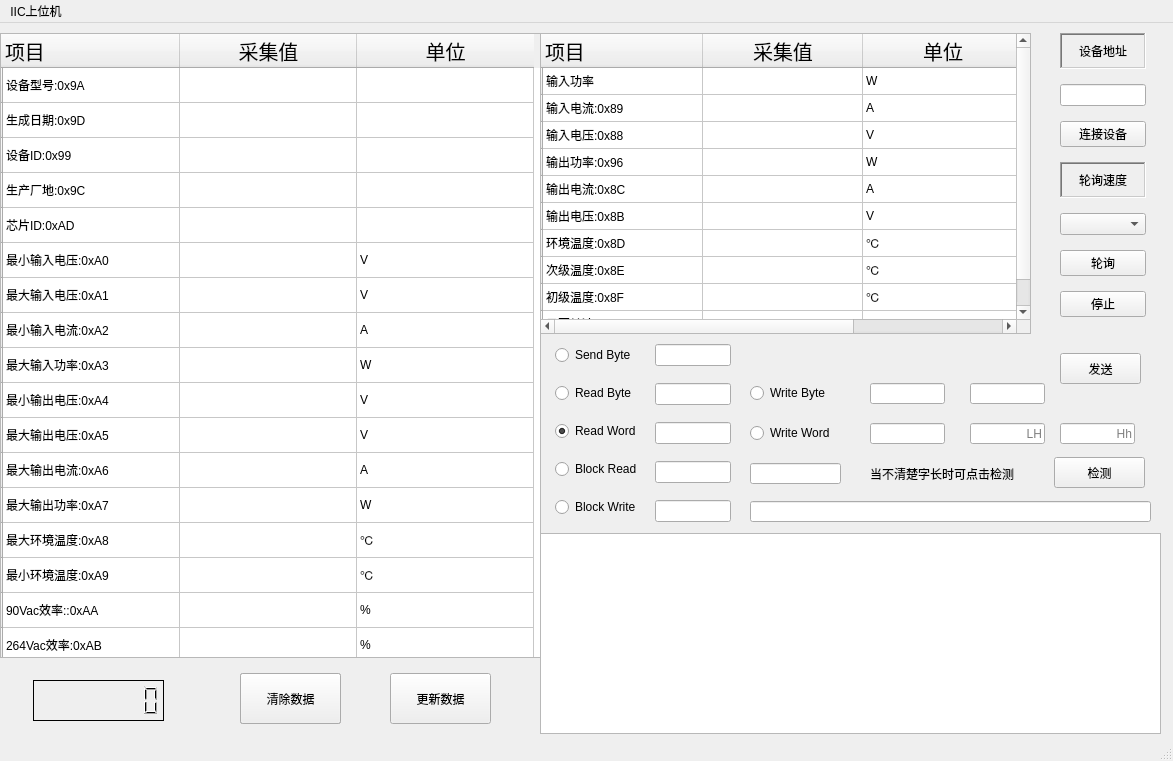
<?xml version="1.0" encoding="UTF-8"?>
<ui version="4.0">
 <class>MainWindow</class>
 <widget class="QMainWindow" name="MainWindow">
  <property name="geometry">
   <rect>
    <x>0</x>
    <y>0</y>
    <width>1173</width>
    <height>761</height>
   </rect>
  </property>
  <property name="windowTitle">
   <string>MainWindow</string>
  </property>
  <widget class="QWidget" name="centralwidget">
   <widget class="QPlainTextEdit" name="statePlainTextEdit">
    <property name="geometry">
     <rect>
      <x>540</x>
      <y>510</y>
      <width>621</width>
      <height>201</height>
     </rect>
    </property>
   </widget>
   <widget class="QWidget" name="layoutWidget1">
    <property name="geometry">
     <rect>
      <x>1060</x>
      <y>10</y>
      <width>86</width>
      <height>284</height>
     </rect>
    </property>
    <layout class="QVBoxLayout" name="verticalLayout">
     <property name="spacing">
      <number>15</number>
     </property>
     <item>
      <widget class="QLabel" name="label">
       <property name="frameShape">
        <enum>QFrame::WinPanel</enum>
       </property>
       <property name="frameShadow">
        <enum>QFrame::Sunken</enum>
       </property>
       <property name="text">
        <string>设备地址</string>
       </property>
       <property name="alignment">
        <set>Qt::AlignCenter</set>
       </property>
      </widget>
     </item>
     <item>
      <widget class="QLineEdit" name="SlaveAddressLineEdit">
       <property name="layoutDirection">
        <enum>Qt::RightToLeft</enum>
       </property>
      </widget>
     </item>
     <item>
      <widget class="QPushButton" name="openButton">
       <property name="text">
        <string>连接设备</string>
       </property>
      </widget>
     </item>
     <item>
      <widget class="QLabel" name="label_2">
       <property name="frameShape">
        <enum>QFrame::WinPanel</enum>
       </property>
       <property name="frameShadow">
        <enum>QFrame::Sunken</enum>
       </property>
       <property name="text">
        <string>轮询速度</string>
       </property>
       <property name="alignment">
        <set>Qt::AlignCenter</set>
       </property>
      </widget>
     </item>
     <item>
      <widget class="QComboBox" name="pollComboBox"/>
     </item>
     <item>
      <widget class="QPushButton" name="pollPushButton">
       <property name="text">
        <string>轮询</string>
       </property>
      </widget>
     </item>
     <item>
      <widget class="QPushButton" name="stopPushButton">
       <property name="text">
        <string>停止</string>
       </property>
      </widget>
     </item>
    </layout>
   </widget>
   <widget class="QLCDNumber" name="timelcdNumber">
    <property name="geometry">
     <rect>
      <x>33</x>
      <y>657</y>
      <width>131</width>
      <height>41</height>
     </rect>
    </property>
    <property name="frameShape">
     <enum>QFrame::Box</enum>
    </property>
    <property name="frameShadow">
     <enum>QFrame::Plain</enum>
    </property>
    <property name="digitCount">
     <number>8</number>
    </property>
   </widget>
   <widget class="QTableWidget" name="deviceInfoTableWidget">
    <property name="geometry">
     <rect>
      <x>0</x>
      <y>10</y>
      <width>541</width>
      <height>625</height>
     </rect>
    </property>
    <property name="verticalScrollBarPolicy">
     <enum>Qt::ScrollBarAlwaysOff</enum>
    </property>
    <property name="horizontalScrollBarPolicy">
     <enum>Qt::ScrollBarAlwaysOff</enum>
    </property>
    <property name="sizeAdjustPolicy">
     <enum>QAbstractScrollArea::AdjustIgnored</enum>
    </property>
    <property name="gridStyle">
     <enum>Qt::SolidLine</enum>
    </property>
    <property name="sortingEnabled">
     <bool>false</bool>
    </property>
    <property name="rowCount">
     <number>17</number>
    </property>
    <attribute name="horizontalHeaderMinimumSectionSize">
     <number>19</number>
    </attribute>
    <attribute name="horizontalHeaderDefaultSectionSize">
     <number>177</number>
    </attribute>
    <attribute name="verticalHeaderMinimumSectionSize">
     <number>21</number>
    </attribute>
    <attribute name="verticalHeaderDefaultSectionSize">
     <number>35</number>
    </attribute>
    <attribute name="verticalHeaderShowSortIndicator" stdset="0">
     <bool>false</bool>
    </attribute>
    <row>
     <property name="text">
      <string/>
     </property>
     <property name="textAlignment">
      <set>AlignCenter</set>
     </property>
    </row>
    <row>
     <property name="text">
      <string/>
     </property>
     <property name="textAlignment">
      <set>AlignTrailing|AlignVCenter</set>
     </property>
    </row>
    <row>
     <property name="text">
      <string/>
     </property>
     <property name="textAlignment">
      <set>AlignCenter</set>
     </property>
    </row>
    <row>
     <property name="text">
      <string/>
     </property>
    </row>
    <row>
     <property name="text">
      <string/>
     </property>
    </row>
    <row>
     <property name="text">
      <string/>
     </property>
    </row>
    <row>
     <property name="text">
      <string/>
     </property>
    </row>
    <row>
     <property name="text">
      <string/>
     </property>
    </row>
    <row>
     <property name="text">
      <string/>
     </property>
    </row>
    <row>
     <property name="text">
      <string/>
     </property>
    </row>
    <row>
     <property name="text">
      <string/>
     </property>
    </row>
    <row>
     <property name="text">
      <string/>
     </property>
    </row>
    <row>
     <property name="text">
      <string/>
     </property>
    </row>
    <row>
     <property name="text">
      <string/>
     </property>
    </row>
    <row>
     <property name="text">
      <string/>
     </property>
    </row>
    <row>
     <property name="text">
      <string/>
     </property>
    </row>
    <row>
     <property name="text">
      <string/>
     </property>
    </row>
    <column>
     <property name="text">
      <string>项目</string>
     </property>
     <property name="font">
      <font>
       <family>楷体</family>
       <pointsize>15</pointsize>
      </font>
     </property>
     <property name="textAlignment">
      <set>AlignLeading|AlignVCenter</set>
     </property>
    </column>
    <column>
     <property name="text">
      <string>采集值</string>
     </property>
     <property name="font">
      <font>
       <family>楷体</family>
       <pointsize>15</pointsize>
      </font>
     </property>
    </column>
    <column>
     <property name="text">
      <string>单位</string>
     </property>
     <property name="font">
      <font>
       <family>楷体</family>
       <pointsize>15</pointsize>
      </font>
     </property>
    </column>
    <item row="0" column="0">
     <property name="text">
      <string>设备型号:0x9A</string>
     </property>
    </item>
    <item row="0" column="1">
     <property name="text">
      <string/>
     </property>
     <property name="textAlignment">
      <set>AlignCenter</set>
     </property>
    </item>
    <item row="1" column="0">
     <property name="text">
      <string>生成日期:0x9D</string>
     </property>
    </item>
    <item row="1" column="1">
     <property name="text">
      <string/>
     </property>
     <property name="textAlignment">
      <set>AlignCenter</set>
     </property>
    </item>
    <item row="2" column="0">
     <property name="text">
      <string>设备ID:0x99</string>
     </property>
    </item>
    <item row="2" column="1">
     <property name="text">
      <string/>
     </property>
     <property name="textAlignment">
      <set>AlignCenter</set>
     </property>
    </item>
    <item row="3" column="0">
     <property name="text">
      <string>生产厂地:0x9C</string>
     </property>
    </item>
    <item row="3" column="1">
     <property name="text">
      <string/>
     </property>
     <property name="textAlignment">
      <set>AlignCenter</set>
     </property>
    </item>
    <item row="4" column="0">
     <property name="text">
      <string>芯片ID:0xAD</string>
     </property>
    </item>
    <item row="4" column="1">
     <property name="text">
      <string/>
     </property>
     <property name="textAlignment">
      <set>AlignCenter</set>
     </property>
    </item>
    <item row="5" column="0">
     <property name="text">
      <string>最小输入电压:0xA0</string>
     </property>
    </item>
    <item row="5" column="1">
     <property name="text">
      <string/>
     </property>
     <property name="textAlignment">
      <set>AlignCenter</set>
     </property>
    </item>
    <item row="5" column="2">
     <property name="text">
      <string>V</string>
     </property>
    </item>
    <item row="6" column="0">
     <property name="text">
      <string>最大输入电压:0xA1</string>
     </property>
    </item>
    <item row="6" column="1">
     <property name="text">
      <string/>
     </property>
     <property name="textAlignment">
      <set>AlignCenter</set>
     </property>
    </item>
    <item row="6" column="2">
     <property name="text">
      <string>V</string>
     </property>
    </item>
    <item row="7" column="0">
     <property name="text">
      <string>最小输入电流:0xA2</string>
     </property>
    </item>
    <item row="7" column="1">
     <property name="text">
      <string/>
     </property>
     <property name="textAlignment">
      <set>AlignCenter</set>
     </property>
    </item>
    <item row="7" column="2">
     <property name="text">
      <string>A</string>
     </property>
    </item>
    <item row="8" column="0">
     <property name="text">
      <string>最大输入功率:0xA3</string>
     </property>
    </item>
    <item row="8" column="1">
     <property name="text">
      <string/>
     </property>
     <property name="textAlignment">
      <set>AlignCenter</set>
     </property>
    </item>
    <item row="8" column="2">
     <property name="text">
      <string>W</string>
     </property>
    </item>
    <item row="9" column="0">
     <property name="text">
      <string>最小输出电压:0xA4</string>
     </property>
    </item>
    <item row="9" column="1">
     <property name="text">
      <string/>
     </property>
     <property name="textAlignment">
      <set>AlignCenter</set>
     </property>
    </item>
    <item row="9" column="2">
     <property name="text">
      <string>V</string>
     </property>
    </item>
    <item row="10" column="0">
     <property name="text">
      <string>最大输出电压:0xA5</string>
     </property>
    </item>
    <item row="10" column="1">
     <property name="text">
      <string/>
     </property>
     <property name="textAlignment">
      <set>AlignCenter</set>
     </property>
    </item>
    <item row="10" column="2">
     <property name="text">
      <string>V</string>
     </property>
    </item>
    <item row="11" column="0">
     <property name="text">
      <string>最大输出电流:0xA6</string>
     </property>
    </item>
    <item row="11" column="1">
     <property name="text">
      <string/>
     </property>
     <property name="textAlignment">
      <set>AlignCenter</set>
     </property>
    </item>
    <item row="11" column="2">
     <property name="text">
      <string>A</string>
     </property>
    </item>
    <item row="12" column="0">
     <property name="text">
      <string>最大输出功率:0xA7</string>
     </property>
    </item>
    <item row="12" column="1">
     <property name="text">
      <string/>
     </property>
     <property name="textAlignment">
      <set>AlignCenter</set>
     </property>
    </item>
    <item row="12" column="2">
     <property name="text">
      <string>W</string>
     </property>
    </item>
    <item row="13" column="0">
     <property name="text">
      <string>最大环境温度:0xA8</string>
     </property>
    </item>
    <item row="13" column="1">
     <property name="text">
      <string/>
     </property>
     <property name="textAlignment">
      <set>AlignCenter</set>
     </property>
    </item>
    <item row="13" column="2">
     <property name="text">
      <string>℃</string>
     </property>
    </item>
    <item row="14" column="0">
     <property name="text">
      <string>最小环境温度:0xA9</string>
     </property>
    </item>
    <item row="14" column="1">
     <property name="text">
      <string/>
     </property>
     <property name="textAlignment">
      <set>AlignCenter</set>
     </property>
    </item>
    <item row="14" column="2">
     <property name="text">
      <string>℃</string>
     </property>
    </item>
    <item row="15" column="0">
     <property name="text">
      <string>90Vac效率::0xAA</string>
     </property>
    </item>
    <item row="15" column="1">
     <property name="text">
      <string/>
     </property>
     <property name="textAlignment">
      <set>AlignCenter</set>
     </property>
    </item>
    <item row="15" column="2">
     <property name="text">
      <string>%</string>
     </property>
    </item>
    <item row="16" column="0">
     <property name="text">
      <string>264Vac效率:0xAB</string>
     </property>
    </item>
    <item row="16" column="1">
     <property name="text">
      <string/>
     </property>
     <property name="textAlignment">
      <set>AlignCenter</set>
     </property>
    </item>
    <item row="16" column="2">
     <property name="text">
      <string>%</string>
     </property>
    </item>
   </widget>
   <widget class="QTableWidget" name="workDataTableWidget">
    <property name="geometry">
     <rect>
      <x>540</x>
      <y>10</y>
      <width>491</width>
      <height>301</height>
     </rect>
    </property>
    <attribute name="horizontalHeaderMinimumSectionSize">
     <number>25</number>
    </attribute>
    <attribute name="horizontalHeaderDefaultSectionSize">
     <number>160</number>
    </attribute>
    <attribute name="verticalHeaderDefaultSectionSize">
     <number>27</number>
    </attribute>
    <row>
     <property name="text">
      <string/>
     </property>
    </row>
    <row>
     <property name="text">
      <string/>
     </property>
    </row>
    <row>
     <property name="text">
      <string/>
     </property>
    </row>
    <row>
     <property name="text">
      <string/>
     </property>
    </row>
    <row>
     <property name="text">
      <string/>
     </property>
    </row>
    <row>
     <property name="text">
      <string/>
     </property>
    </row>
    <row>
     <property name="text">
      <string/>
     </property>
    </row>
    <row>
     <property name="text">
      <string/>
     </property>
    </row>
    <row>
     <property name="text">
      <string/>
     </property>
    </row>
    <row>
     <property name="text">
      <string/>
     </property>
    </row>
    <column>
     <property name="text">
      <string>项目</string>
     </property>
     <property name="font">
      <font>
       <family>楷体</family>
       <pointsize>15</pointsize>
      </font>
     </property>
     <property name="textAlignment">
      <set>AlignLeading|AlignVCenter</set>
     </property>
    </column>
    <column>
     <property name="text">
      <string>采集值</string>
     </property>
     <property name="font">
      <font>
       <family>楷体</family>
       <pointsize>15</pointsize>
      </font>
     </property>
    </column>
    <column>
     <property name="text">
      <string>单位</string>
     </property>
     <property name="font">
      <font>
       <family>楷体</family>
       <pointsize>15</pointsize>
      </font>
     </property>
    </column>
    <item row="0" column="0">
     <property name="text">
      <string>输入功率</string>
     </property>
    </item>
    <item row="0" column="2">
     <property name="text">
      <string>W</string>
     </property>
    </item>
    <item row="1" column="0">
     <property name="text">
      <string>输入电流:0x89</string>
     </property>
    </item>
    <item row="1" column="2">
     <property name="text">
      <string>A</string>
     </property>
    </item>
    <item row="2" column="0">
     <property name="text">
      <string>输入电压:0x88</string>
     </property>
    </item>
    <item row="2" column="2">
     <property name="text">
      <string>V</string>
     </property>
    </item>
    <item row="3" column="0">
     <property name="text">
      <string>输出功率:0x96</string>
     </property>
    </item>
    <item row="3" column="2">
     <property name="text">
      <string>W</string>
     </property>
    </item>
    <item row="4" column="0">
     <property name="text">
      <string>输出电流:0x8C</string>
     </property>
    </item>
    <item row="4" column="2">
     <property name="text">
      <string>A</string>
     </property>
    </item>
    <item row="5" column="0">
     <property name="text">
      <string>输出电压:0x8B</string>
     </property>
    </item>
    <item row="5" column="2">
     <property name="text">
      <string>V</string>
     </property>
    </item>
    <item row="6" column="0">
     <property name="text">
      <string>环境温度:0x8D</string>
     </property>
    </item>
    <item row="6" column="2">
     <property name="text">
      <string>℃</string>
     </property>
    </item>
    <item row="7" column="0">
     <property name="text">
      <string>次级温度:0x8E</string>
     </property>
    </item>
    <item row="7" column="2">
     <property name="text">
      <string>℃</string>
     </property>
    </item>
    <item row="8" column="0">
     <property name="text">
      <string>初级温度:0x8F</string>
     </property>
    </item>
    <item row="8" column="2">
     <property name="text">
      <string>℃</string>
     </property>
    </item>
    <item row="9" column="0">
     <property name="text">
      <string>风扇转速:0x90</string>
     </property>
    </item>
    <item row="9" column="2">
     <property name="text">
      <string>R/Min</string>
     </property>
    </item>
   </widget>
   <widget class="QPushButton" name="updataPushButton">
    <property name="geometry">
     <rect>
      <x>390</x>
      <y>650</y>
      <width>101</width>
      <height>51</height>
     </rect>
    </property>
    <property name="text">
     <string>更新数据</string>
    </property>
   </widget>
   <widget class="QPushButton" name="pushButton_2">
    <property name="geometry">
     <rect>
      <x>240</x>
      <y>650</y>
      <width>101</width>
      <height>51</height>
     </rect>
    </property>
    <property name="text">
     <string>清除数据</string>
    </property>
   </widget>
   <widget class="QPushButton" name="pushButton_3">
    <property name="geometry">
     <rect>
      <x>240</x>
      <y>650</y>
      <width>101</width>
      <height>51</height>
     </rect>
    </property>
    <property name="text">
     <string>清除数据</string>
    </property>
   </widget>
   <widget class="QPushButton" name="cleanDataPushButton">
    <property name="geometry">
     <rect>
      <x>240</x>
      <y>650</y>
      <width>101</width>
      <height>51</height>
     </rect>
    </property>
    <property name="text">
     <string>清除数据</string>
    </property>
   </widget>
   <widget class="QRadioButton" name="radioButton_6">
    <property name="geometry">
     <rect>
      <x>750</x>
      <y>360</y>
      <width>95</width>
      <height>20</height>
     </rect>
    </property>
    <property name="text">
     <string>Write Byte</string>
    </property>
   </widget>
   <widget class="QRadioButton" name="radioButton_7">
    <property name="geometry">
     <rect>
      <x>750</x>
      <y>400</y>
      <width>95</width>
      <height>20</height>
     </rect>
    </property>
    <property name="text">
     <string>Write Word</string>
    </property>
   </widget>
   <widget class="QLineEdit" name="lineEdit_6">
    <property name="geometry">
     <rect>
      <x>870</x>
      <y>360</y>
      <width>75</width>
      <height>21</height>
     </rect>
    </property>
   </widget>
   <widget class="QLineEdit" name="lineEdit_7">
    <property name="geometry">
     <rect>
      <x>870</x>
      <y>400</y>
      <width>75</width>
      <height>21</height>
     </rect>
    </property>
   </widget>
   <widget class="QLineEdit" name="lineEdit_8">
    <property name="geometry">
     <rect>
      <x>970</x>
      <y>400</y>
      <width>75</width>
      <height>21</height>
     </rect>
    </property>
    <property name="alignment">
     <set>Qt::AlignRight|Qt::AlignTrailing|Qt::AlignVCenter</set>
    </property>
    <property name="placeholderText">
     <string>LH</string>
    </property>
    <property name="cursorMoveStyle">
     <enum>Qt::LogicalMoveStyle</enum>
    </property>
   </widget>
   <widget class="QLineEdit" name="lineEdit_9">
    <property name="geometry">
     <rect>
      <x>970</x>
      <y>360</y>
      <width>75</width>
      <height>21</height>
     </rect>
    </property>
   </widget>
   <widget class="QLineEdit" name="lineEdit_10">
    <property name="geometry">
     <rect>
      <x>1060</x>
      <y>400</y>
      <width>75</width>
      <height>21</height>
     </rect>
    </property>
    <property name="alignment">
     <set>Qt::AlignRight|Qt::AlignTrailing|Qt::AlignVCenter</set>
    </property>
    <property name="placeholderText">
     <string>Hh</string>
    </property>
   </widget>
   <widget class="QWidget" name="layoutWidget2">
    <property name="geometry">
     <rect>
      <x>650</x>
      <y>310</y>
      <width>81</width>
      <height>201</height>
     </rect>
    </property>
    <layout class="QVBoxLayout" name="verticalLayout_3">
     <property name="leftMargin">
      <number>5</number>
     </property>
     <item>
      <widget class="QLineEdit" name="SendByteLineEdit"/>
     </item>
     <item>
      <widget class="QLineEdit" name="readByteLineEdit"/>
     </item>
     <item>
      <widget class="QLineEdit" name="readWordLineEdit"/>
     </item>
     <item>
      <widget class="QLineEdit" name="BlockReadlineEdit"/>
     </item>
     <item>
      <widget class="QLineEdit" name="BlockWriteLineEdit"/>
     </item>
    </layout>
   </widget>
   <widget class="QLineEdit" name="BlockWritedatalineEdit">
    <property name="geometry">
     <rect>
      <x>750</x>
      <y>478</y>
      <width>401</width>
      <height>21</height>
     </rect>
    </property>
   </widget>
   <widget class="QLineEdit" name="BlockReadCountlineEdit">
    <property name="geometry">
     <rect>
      <x>750</x>
      <y>440</y>
      <width>91</width>
      <height>21</height>
     </rect>
    </property>
   </widget>
   <widget class="QPushButton" name="SMbusPushButton">
    <property name="geometry">
     <rect>
      <x>1060</x>
      <y>330</y>
      <width>81</width>
      <height>31</height>
     </rect>
    </property>
    <property name="text">
     <string>发送</string>
    </property>
   </widget>
   <widget class="QWidget" name="layoutWidget">
    <property name="geometry">
     <rect>
      <x>540</x>
      <y>310</y>
      <width>111</width>
      <height>201</height>
     </rect>
    </property>
    <layout class="QVBoxLayout" name="verticalLayout_2" stretch="1,1,1,1,1">
     <property name="leftMargin">
      <number>15</number>
     </property>
     <item>
      <widget class="QRadioButton" name="radioButton">
       <property name="text">
        <string>Send Byte</string>
       </property>
      </widget>
     </item>
     <item>
      <widget class="QRadioButton" name="radioButton_2">
       <property name="text">
        <string>Read Byte</string>
       </property>
       <property name="checked">
        <bool>false</bool>
       </property>
      </widget>
     </item>
     <item>
      <widget class="QRadioButton" name="radioButton_3">
       <property name="text">
        <string>Read Word</string>
       </property>
       <property name="checked">
        <bool>true</bool>
       </property>
      </widget>
     </item>
     <item>
      <widget class="QRadioButton" name="radioButton_4">
       <property name="text">
        <string>Block Read</string>
       </property>
      </widget>
     </item>
     <item>
      <widget class="QRadioButton" name="radioButton_5">
       <property name="text">
        <string>Block Write</string>
       </property>
      </widget>
     </item>
    </layout>
   </widget>
   <widget class="QPushButton" name="checkByteCountPushButton">
    <property name="geometry">
     <rect>
      <x>1054</x>
      <y>434</y>
      <width>91</width>
      <height>31</height>
     </rect>
    </property>
    <property name="text">
     <string>检测</string>
    </property>
   </widget>
   <widget class="QLabel" name="label_3">
    <property name="geometry">
     <rect>
      <x>870</x>
      <y>440</y>
      <width>151</width>
      <height>21</height>
     </rect>
    </property>
    <property name="text">
     <string>当不清楚字长时可点击检测</string>
    </property>
   </widget>
  </widget>
  <widget class="QMenuBar" name="menubar">
   <property name="geometry">
    <rect>
     <x>0</x>
     <y>0</y>
     <width>1173</width>
     <height>22</height>
    </rect>
   </property>
   <widget class="QMenu" name="menuIIC">
    <property name="title">
     <string>IIC上位机</string>
    </property>
   </widget>
   <addaction name="menuIIC"/>
  </widget>
  <widget class="QStatusBar" name="statusbar"/>
 </widget>
 <resources/>
 <connections/>
</ui>
